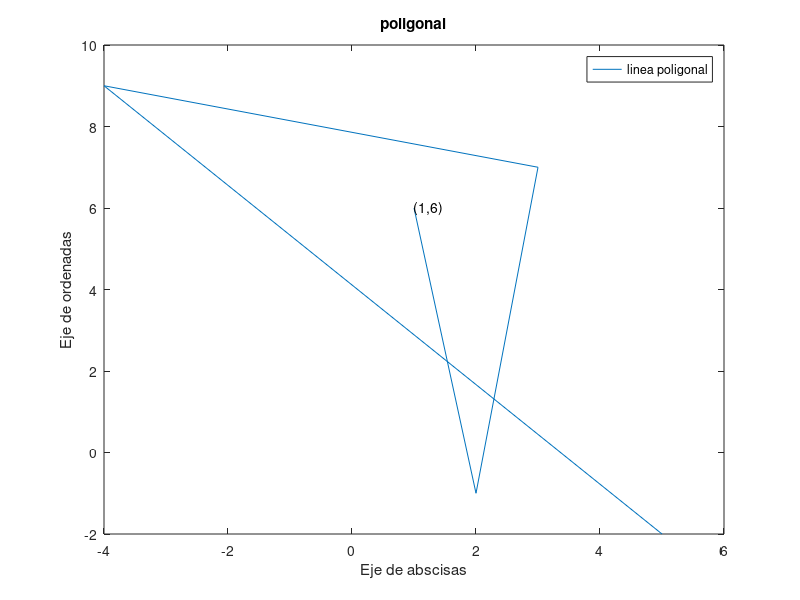
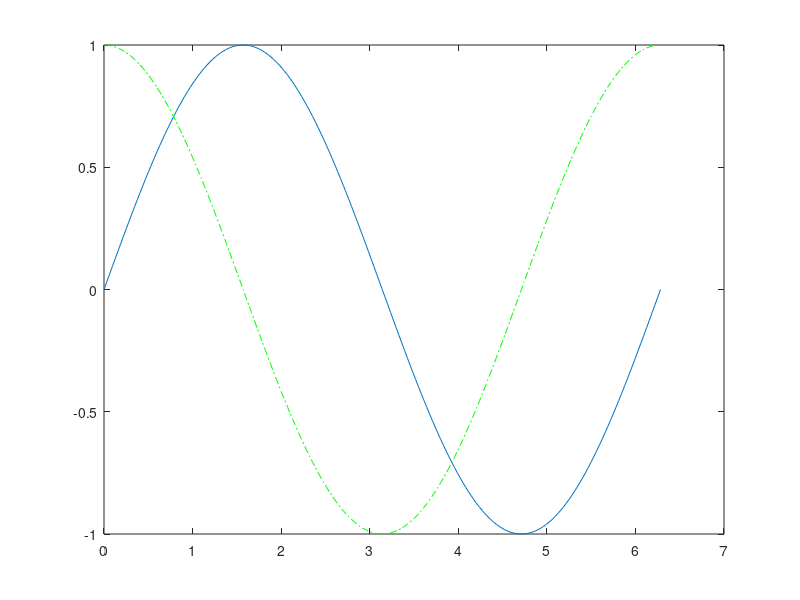

These figures' MATLAB source, in order:
%%ejercicio 1.1

(3^2 + 7) / 2
%%ans = 8
2^3 - (16 * (7 + 24/3)) / (2^4 * 5)
%%ans = 5
(625)^(1/4)
%%ans = 5.000
%%separando con ',' devuelve las dos evaluaciones
%%separando con ';' devuelve la ultima evaluacion (que no tiene ';' al final)
%%format long
%%format short
%%format rat

%%ejercicio 1.2
format short; 2/3, 1.44444
format long; 2/3, 1.44444
format long e; 2/3, 1.44444
format rat; 2/3, 1.44444

%%abs -> valor absoluto
%%rat -> cociente que aproxima el numero
%%sqrt -> raiz cuadrada
%%exp -> e^x
%%log -> logaritmo neperiano
%%log10 -> logaritmo base 10
%%log2 -> logaritmo base 2

%%sin -> seno
%%cos -> coseno
%%tan -> tangente
%%csc -> cosecante
%%sec -> secante
%%cot -> cotangente
%%asin -> arcoseno
%%acos -> arcocoseno
%%atan -> aroctangente

%%vectores
v = [3 6 2 1 5] %vector
v'              %vector columna

%%ejercicio 1.4
v = [3 6 2 7 1 5] %hace un vector v
v(3)              %devuelve la tercera posición del vector
v([2,4])          %devuelve las posiciones 2 y 4 del vector
zeros (1,5);      %hace un vector tamaño 5 con 5 ceros
                  %puede crear vectores / columnas / matrices de ceros
linspace(2, 10, 3)%devuelve un vector con tres posiciones
                  %con numeros equidistantes entre 2 y 10

%%operador dos puntos ->
%% v = primera componente[:incremento]:valor que determina la última componente
5:3:17
1/2:7/2

%%ejercicio 1.5
v = 3:-1.5:-4.5
v = linspace(3, -4.5, 6)
v([1 3 5])
v([1:2:6])

%%sum(v)
%%max(v)
%%min(v)
%%length(v)

%%ejercicio 1.6
v = [4 -sqrt(2) 2.5]
v.*v
v.^2

%%%ARREPRESENTAÇOM GRÂFICA
%% plot(x,y) dos vectores definidios con anterioridad, de misma longitud
x = [1 3]
y = [2 5]

plot(x,y)

x = [ 1 2 3 -4 5]
y = [6 -1 7 9 -2]

plot(x,y)

%%making the graphica pretty
title('poligonal')
xlabel('Eje de abscisas')
ylabel('Eje de ordenadas')
text(1,6,'(1,6)')
legend('linea poligonal')

%%making a BRAND NEW WINDOW
figure(2)
x = 0:pi/100:pi;
y = cos(x);
z = cos(3*x);
plot (x,y,x,z)

%%ejercicio 1.7
x = 0:pi/100:2*pi;    %define un vector x entre 0 y 2pi
y = sin(x);           %define un vector y como seno de x
plot(x,y)             %dibuja la gráfica de x frente a y
hold on               %hace que las siguientes órdenes aparezcan en la misma figura
z = cos(x);           %define un vector z como coseno de x
plot (x, z, 'g-.')    %dibuja la gráfica de x frente a z con la linea verde y discontinua
hold off              %deja de obligar a trabajar en ese espacio

